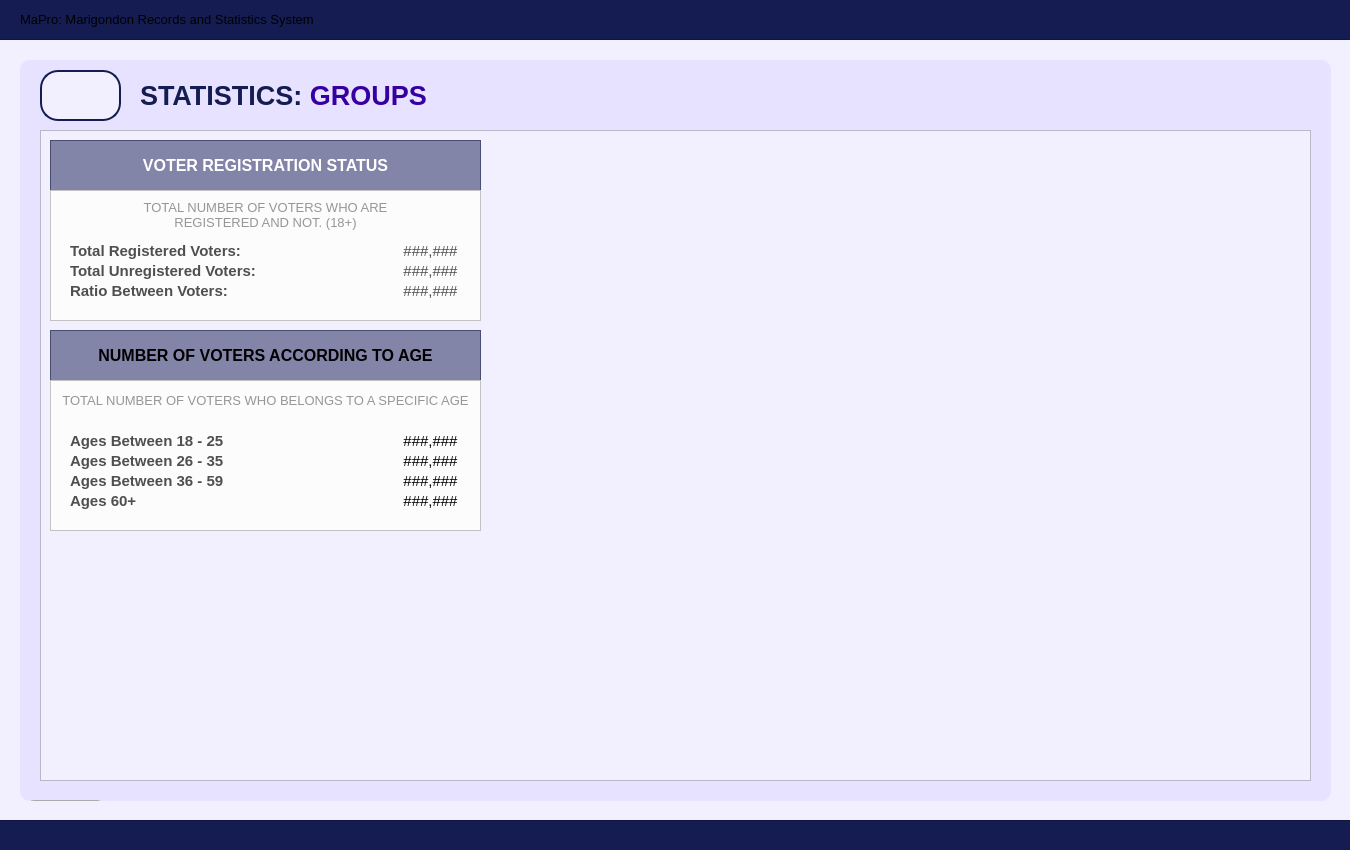
<?xml version="1.0" encoding="UTF-8"?>
<ui version="4.0">
 <class>User_dashboardWidget</class>
 <widget class="QWidget" name="User_dashboardWidget">
  <property name="geometry">
   <rect>
    <x>0</x>
    <y>0</y>
    <width>1350</width>
    <height>850</height>
   </rect>
  </property>
  <property name="sizePolicy">
   <sizepolicy hsizetype="Fixed" vsizetype="Fixed">
    <horstretch>0</horstretch>
    <verstretch>0</verstretch>
   </sizepolicy>
  </property>
  <property name="maximumSize">
   <size>
    <width>1350</width>
    <height>850</height>
   </size>
  </property>
  <property name="windowTitle">
   <string>Form</string>
  </property>
  <property name="styleSheet">
   <string notr="true">#User_dashboardWidget{
	background-color: #f2efff;
}</string>
  </property>
  <widget class="QFrame" name="border_blueLines1">
   <property name="geometry">
    <rect>
     <x>-10</x>
     <y>-1</y>
     <width>1371</width>
     <height>41</height>
    </rect>
   </property>
   <property name="styleSheet">
    <string notr="true">#border_blueLines1{
	background-color: #141c52;
}
</string>
   </property>
   <property name="frameShape">
    <enum>QFrame::Shape::StyledPanel</enum>
   </property>
   <property name="frameShadow">
    <enum>QFrame::Shadow::Raised</enum>
   </property>
   <widget class="QLabel" name="title_bodyDashboardSystemTitle">
    <property name="geometry">
     <rect>
      <x>30</x>
      <y>0</y>
      <width>1301</width>
      <height>41</height>
     </rect>
    </property>
    <property name="font">
     <font>
      <family>Arial</family>
      <pointsize>10</pointsize>
      <bold>false</bold>
     </font>
    </property>
    <property name="styleSheet">
     <string notr="true">#title_bodyDashboardSystemTitle {
	background-color: transparent;
	color: #white;
}
</string>
    </property>
    <property name="text">
     <string>MaPro: Marigondon Records and Statistics System</string>
    </property>
    <property name="alignment">
     <set>Qt::AlignmentFlag::AlignLeading|Qt::AlignmentFlag::AlignLeft|Qt::AlignmentFlag::AlignVCenter</set>
    </property>
   </widget>
  </widget>
  <widget class="QFrame" name="border_blueLines2">
   <property name="geometry">
    <rect>
     <x>-10</x>
     <y>820</y>
     <width>1381</width>
     <height>31</height>
    </rect>
   </property>
   <property name="styleSheet">
    <string notr="true">#border_blueLines2{
	background-color: #141c52;
}
</string>
   </property>
   <property name="frameShape">
    <enum>QFrame::Shape::StyledPanel</enum>
   </property>
   <property name="frameShadow">
    <enum>QFrame::Shadow::Raised</enum>
   </property>
  </widget>
  <widget class="QFrame" name="baseBodyFrame">
   <property name="geometry">
    <rect>
     <x>20</x>
     <y>60</y>
     <width>1311</width>
     <height>741</height>
    </rect>
   </property>
   <property name="styleSheet">
    <string notr="true">#baseBodyFrame {
	background-color: #e7e2ff;
	border: none;
	border-radius: 10px;
}</string>
   </property>
   <property name="frameShape">
    <enum>QFrame::Shape::StyledPanel</enum>
   </property>
   <property name="frameShadow">
    <enum>QFrame::Shadow::Raised</enum>
   </property>
   <widget class="QPushButton" name="logout_buttonLogout_3">
    <property name="geometry">
     <rect>
      <x>10</x>
      <y>740</y>
      <width>71</width>
      <height>31</height>
     </rect>
    </property>
    <property name="font">
     <font>
      <family>Arial</family>
      <pointsize>8</pointsize>
      <bold>true</bold>
     </font>
    </property>
    <property name="cursor">
     <cursorShape>PointingHandCursor</cursorShape>
    </property>
    <property name="styleSheet">
     <string notr="true">#logout_buttonLogout {
    background-color: #bc1c1c;
    color: white;
    border-radius: 5px;
    padding: 10px; /* Optional: Adjusts spacing inside the button */
}
#logout_buttonLogout:hover {
    background-color: #d82020; /* Slightly lighter blue when hovered */
}
#logout_buttonLogout:pressed {
    background-color: #8c1515; /* Darker blue when clicked */
}</string>
    </property>
    <property name="text">
     <string>LOGOUT</string>
    </property>
   </widget>
   <widget class="QLabel" name="title_bodyStatistics">
    <property name="geometry">
     <rect>
      <x>120</x>
      <y>20</y>
      <width>471</width>
      <height>31</height>
     </rect>
    </property>
    <property name="font">
     <font>
      <family>Arial</family>
      <pointsize>20</pointsize>
      <bold>true</bold>
     </font>
    </property>
    <property name="styleSheet">
     <string notr="true">#title_bodyStatistics {
	background-color: transparent;
	color: #141c52;
}
</string>
    </property>
    <property name="text">
     <string>&lt;html&gt;&lt;head/&gt;&lt;body&gt;&lt;p&gt;STATISTICS: &lt;span style=&quot; color:#3600a1;&quot;&gt;GROUPS&lt;/span&gt;&lt;/p&gt;&lt;/body&gt;&lt;/html&gt;</string>
    </property>
   </widget>
   <widget class="QFrame" name="statistics_frameBody">
    <property name="geometry">
     <rect>
      <x>20</x>
      <y>70</y>
      <width>1271</width>
      <height>651</height>
     </rect>
    </property>
    <property name="styleSheet">
     <string notr="true">#statistics_frameBody{
	background-color: #f2efff;
}</string>
    </property>
    <property name="frameShape">
     <enum>QFrame::Shape::StyledPanel</enum>
    </property>
    <property name="frameShadow">
     <enum>QFrame::Shadow::Raised</enum>
    </property>
    <widget class="QFrame" name="table_titleFrameStatistics">
     <property name="geometry">
      <rect>
       <x>10</x>
       <y>10</y>
       <width>431</width>
       <height>51</height>
      </rect>
     </property>
     <property name="styleSheet">
      <string notr="true">#table_titleFrameStatistics{
	background-color: rgba(20, 28, 82, 128)
}
</string>
     </property>
     <property name="frameShape">
      <enum>QFrame::Shape::StyledPanel</enum>
     </property>
     <property name="frameShadow">
      <enum>QFrame::Shadow::Raised</enum>
     </property>
     <widget class="QLabel" name="statistics_labelNote">
      <property name="geometry">
       <rect>
        <x>0</x>
        <y>0</y>
        <width>431</width>
        <height>51</height>
       </rect>
      </property>
      <property name="font">
       <font>
        <family>Arial</family>
        <pointsize>12</pointsize>
        <bold>true</bold>
       </font>
      </property>
      <property name="styleSheet">
       <string notr="true">#statistics_labelNote {
	background-color: transparent;
	color: #FFFFFF;
}
</string>
      </property>
      <property name="text">
       <string>VOTER REGISTRATION STATUS</string>
      </property>
      <property name="alignment">
       <set>Qt::AlignmentFlag::AlignCenter</set>
      </property>
     </widget>
    </widget>
    <widget class="QFrame" name="demo_framePopulationOverview">
     <property name="geometry">
      <rect>
       <x>10</x>
       <y>60</y>
       <width>431</width>
       <height>131</height>
      </rect>
     </property>
     <property name="styleSheet">
      <string notr="true">#demo_framePopulationOverview{
	background-color: #fcfcfc;
}</string>
     </property>
     <property name="frameShape">
      <enum>QFrame::Shape::StyledPanel</enum>
     </property>
     <property name="frameShadow">
      <enum>QFrame::Shadow::Raised</enum>
     </property>
     <widget class="QLabel" name="voter_label_unregistered">
      <property name="geometry">
       <rect>
        <x>20</x>
        <y>70</y>
        <width>201</width>
        <height>21</height>
       </rect>
      </property>
      <property name="font">
       <font>
        <family>Arial</family>
        <pointsize>11</pointsize>
        <bold>true</bold>
       </font>
      </property>
      <property name="styleSheet">
       <string notr="true">#voter_label_unregistered {
	background-color: transparent;
	color: #4f4f4f;
}
</string>
      </property>
      <property name="text">
       <string>Total Unregistered Voters:</string>
      </property>
      <property name="alignment">
       <set>Qt::AlignmentFlag::AlignLeading|Qt::AlignmentFlag::AlignLeft|Qt::AlignmentFlag::AlignVCenter</set>
      </property>
     </widget>
     <widget class="QLabel" name="voter_label_registered">
      <property name="geometry">
       <rect>
        <x>20</x>
        <y>50</y>
        <width>201</width>
        <height>21</height>
       </rect>
      </property>
      <property name="font">
       <font>
        <family>Arial</family>
        <pointsize>11</pointsize>
        <bold>true</bold>
       </font>
      </property>
      <property name="styleSheet">
       <string notr="true">#voter_label_registered {
	background-color: transparent;
	color: #4f4f4f;
}
</string>
      </property>
      <property name="text">
       <string>Total Registered Voters:</string>
      </property>
      <property name="alignment">
       <set>Qt::AlignmentFlag::AlignLeading|Qt::AlignmentFlag::AlignLeft|Qt::AlignmentFlag::AlignVCenter</set>
      </property>
     </widget>
     <widget class="QLabel" name="voter_ratio">
      <property name="geometry">
       <rect>
        <x>350</x>
        <y>90</y>
        <width>61</width>
        <height>21</height>
       </rect>
      </property>
      <property name="font">
       <font>
        <family>Arial</family>
        <pointsize>11</pointsize>
        <bold>false</bold>
       </font>
      </property>
      <property name="styleSheet">
       <string notr="true">#voter_ratio {
	background-color: transparent;
	color: #4f4f4f;
}
</string>
      </property>
      <property name="text">
       <string>###,###</string>
      </property>
      <property name="alignment">
       <set>Qt::AlignmentFlag::AlignCenter</set>
      </property>
     </widget>
     <widget class="QLabel" name="voter_unregistered">
      <property name="geometry">
       <rect>
        <x>350</x>
        <y>70</y>
        <width>61</width>
        <height>21</height>
       </rect>
      </property>
      <property name="font">
       <font>
        <family>Arial</family>
        <pointsize>11</pointsize>
        <bold>false</bold>
       </font>
      </property>
      <property name="styleSheet">
       <string notr="true">#voter_unregistered {
	background-color: transparent;
	color: #4f4f4f;
}
</string>
      </property>
      <property name="text">
       <string>###,###</string>
      </property>
      <property name="alignment">
       <set>Qt::AlignmentFlag::AlignCenter</set>
      </property>
     </widget>
     <widget class="QLabel" name="voter_registered">
      <property name="geometry">
       <rect>
        <x>350</x>
        <y>50</y>
        <width>61</width>
        <height>21</height>
       </rect>
      </property>
      <property name="font">
       <font>
        <family>Arial</family>
        <pointsize>11</pointsize>
        <bold>false</bold>
       </font>
      </property>
      <property name="styleSheet">
       <string notr="true">#voter_registered {
	background-color: transparent;
	color: #4f4f4f;
}
</string>
      </property>
      <property name="text">
       <string>###,###</string>
      </property>
      <property name="alignment">
       <set>Qt::AlignmentFlag::AlignCenter</set>
      </property>
     </widget>
     <widget class="QLabel" name="voter_label_ratio">
      <property name="geometry">
       <rect>
        <x>20</x>
        <y>90</y>
        <width>181</width>
        <height>21</height>
       </rect>
      </property>
      <property name="font">
       <font>
        <family>Arial</family>
        <pointsize>11</pointsize>
        <bold>true</bold>
       </font>
      </property>
      <property name="styleSheet">
       <string notr="true">#voter_label_ratio {
	background-color: transparent;
	color: #4f4f4f;
}
</string>
      </property>
      <property name="text">
       <string>Ratio Between Voters:</string>
      </property>
      <property name="alignment">
       <set>Qt::AlignmentFlag::AlignLeading|Qt::AlignmentFlag::AlignLeft|Qt::AlignmentFlag::AlignVCenter</set>
      </property>
     </widget>
     <widget class="QLabel" name="label_desc2">
      <property name="geometry">
       <rect>
        <x>0</x>
        <y>10</y>
        <width>431</width>
        <height>31</height>
       </rect>
      </property>
      <property name="font">
       <font>
        <family>Arial</family>
        <pointsize>10</pointsize>
       </font>
      </property>
      <property name="styleSheet">
       <string notr="true">#label_desc2{
	color: #969696;
}</string>
      </property>
      <property name="text">
       <string>&lt;html&gt;&lt;head/&gt;&lt;body&gt;&lt;p&gt;TOTAL NUMBER OF VOTERS WHO ARE &lt;br/&gt;REGISTERED AND NOT. (18+)&lt;/p&gt;&lt;/body&gt;&lt;/html&gt;</string>
      </property>
      <property name="alignment">
       <set>Qt::AlignmentFlag::AlignCenter</set>
      </property>
     </widget>
    </widget>
    <widget class="QFrame" name="table_titleFrameStatistics_2">
     <property name="geometry">
      <rect>
       <x>10</x>
       <y>200</y>
       <width>431</width>
       <height>51</height>
      </rect>
     </property>
     <property name="styleSheet">
      <string notr="true">#table_titleFrameStatistics_2{
	background-color: rgba(20, 28, 82, 128)
}
</string>
     </property>
     <property name="frameShape">
      <enum>QFrame::Shape::StyledPanel</enum>
     </property>
     <property name="frameShadow">
      <enum>QFrame::Shadow::Raised</enum>
     </property>
     <widget class="QLabel" name="statistics_labelNote_2">
      <property name="geometry">
       <rect>
        <x>0</x>
        <y>0</y>
        <width>431</width>
        <height>51</height>
       </rect>
      </property>
      <property name="font">
       <font>
        <family>Arial</family>
        <pointsize>12</pointsize>
        <bold>true</bold>
       </font>
      </property>
      <property name="styleSheet">
       <string notr="true">#statistics_labelNote {
	background-color: transparent;
	color: #FFFFFF;
}
</string>
      </property>
      <property name="text">
       <string>NUMBER OF VOTERS ACCORDING TO AGE</string>
      </property>
      <property name="alignment">
       <set>Qt::AlignmentFlag::AlignCenter</set>
      </property>
     </widget>
    </widget>
    <widget class="QFrame" name="demo_framePopulationOverview_2">
     <property name="geometry">
      <rect>
       <x>10</x>
       <y>250</y>
       <width>431</width>
       <height>151</height>
      </rect>
     </property>
     <property name="styleSheet">
      <string notr="true">#demo_framePopulationOverview_2{
	background-color: #fcfcfc;
}</string>
     </property>
     <property name="frameShape">
      <enum>QFrame::Shape::StyledPanel</enum>
     </property>
     <property name="frameShadow">
      <enum>QFrame::Shadow::Raised</enum>
     </property>
     <widget class="QLabel" name="voter_60">
      <property name="geometry">
       <rect>
        <x>350</x>
        <y>110</y>
        <width>61</width>
        <height>21</height>
       </rect>
      </property>
      <property name="font">
       <font>
        <family>Arial</family>
        <pointsize>11</pointsize>
        <bold>false</bold>
       </font>
      </property>
      <property name="styleSheet">
       <string notr="true">#hhd_Of9_Male {
	background-color: transparent;
	color: #4f4f4f;
}
</string>
      </property>
      <property name="text">
       <string>###,###</string>
      </property>
      <property name="alignment">
       <set>Qt::AlignmentFlag::AlignCenter</set>
      </property>
     </widget>
     <widget class="QLabel" name="voter_26_35">
      <property name="geometry">
       <rect>
        <x>350</x>
        <y>70</y>
        <width>61</width>
        <height>21</height>
       </rect>
      </property>
      <property name="font">
       <font>
        <family>Arial</family>
        <pointsize>11</pointsize>
        <bold>false</bold>
       </font>
      </property>
      <property name="styleSheet">
       <string notr="true">#hhd_Of7_Male {
	background-color: transparent;
	color: #4f4f4f;
}
</string>
      </property>
      <property name="text">
       <string>###,###</string>
      </property>
      <property name="alignment">
       <set>Qt::AlignmentFlag::AlignCenter</set>
      </property>
     </widget>
     <widget class="QLabel" name="voter_36_59">
      <property name="geometry">
       <rect>
        <x>350</x>
        <y>90</y>
        <width>61</width>
        <height>21</height>
       </rect>
      </property>
      <property name="font">
       <font>
        <family>Arial</family>
        <pointsize>11</pointsize>
        <bold>false</bold>
       </font>
      </property>
      <property name="styleSheet">
       <string notr="true">#hhd_Of8_Male {
	background-color: transparent;
	color: #4f4f4f;
}
</string>
      </property>
      <property name="text">
       <string>###,###</string>
      </property>
      <property name="alignment">
       <set>Qt::AlignmentFlag::AlignCenter</set>
      </property>
     </widget>
     <widget class="QLabel" name="voter_label_26_35">
      <property name="geometry">
       <rect>
        <x>20</x>
        <y>70</y>
        <width>201</width>
        <height>21</height>
       </rect>
      </property>
      <property name="font">
       <font>
        <family>Arial</family>
        <pointsize>11</pointsize>
        <bold>true</bold>
       </font>
      </property>
      <property name="styleSheet">
       <string notr="true">#voter_label_26_35 {
	background-color: transparent;
	color: #4f4f4f;
}
</string>
      </property>
      <property name="text">
       <string>Ages Between 26 - 35</string>
      </property>
      <property name="alignment">
       <set>Qt::AlignmentFlag::AlignLeading|Qt::AlignmentFlag::AlignLeft|Qt::AlignmentFlag::AlignVCenter</set>
      </property>
     </widget>
     <widget class="QLabel" name="voter_label_36_59">
      <property name="geometry">
       <rect>
        <x>20</x>
        <y>90</y>
        <width>201</width>
        <height>21</height>
       </rect>
      </property>
      <property name="font">
       <font>
        <family>Arial</family>
        <pointsize>11</pointsize>
        <bold>true</bold>
       </font>
      </property>
      <property name="styleSheet">
       <string notr="true">#voter_label_36_59 {
	background-color: transparent;
	color: #4f4f4f;
}
</string>
      </property>
      <property name="text">
       <string>Ages Between 36 - 59</string>
      </property>
      <property name="alignment">
       <set>Qt::AlignmentFlag::AlignLeading|Qt::AlignmentFlag::AlignLeft|Qt::AlignmentFlag::AlignVCenter</set>
      </property>
     </widget>
     <widget class="QLabel" name="voter_label_60">
      <property name="geometry">
       <rect>
        <x>20</x>
        <y>110</y>
        <width>141</width>
        <height>21</height>
       </rect>
      </property>
      <property name="font">
       <font>
        <family>Arial</family>
        <pointsize>11</pointsize>
        <bold>true</bold>
       </font>
      </property>
      <property name="styleSheet">
       <string notr="true">#voter_label_60 {
	background-color: transparent;
	color: #4f4f4f;
}
</string>
      </property>
      <property name="text">
       <string>Ages 60+</string>
      </property>
      <property name="alignment">
       <set>Qt::AlignmentFlag::AlignLeading|Qt::AlignmentFlag::AlignLeft|Qt::AlignmentFlag::AlignVCenter</set>
      </property>
     </widget>
     <widget class="QLabel" name="voter_18_25">
      <property name="geometry">
       <rect>
        <x>350</x>
        <y>50</y>
        <width>61</width>
        <height>21</height>
       </rect>
      </property>
      <property name="font">
       <font>
        <family>Arial</family>
        <pointsize>11</pointsize>
        <bold>false</bold>
       </font>
      </property>
      <property name="styleSheet">
       <string notr="true">#hhd_Of6_Male {
	background-color: transparent;
	color: #4f4f4f;
}
</string>
      </property>
      <property name="text">
       <string>###,###</string>
      </property>
      <property name="alignment">
       <set>Qt::AlignmentFlag::AlignCenter</set>
      </property>
     </widget>
     <widget class="QLabel" name="voter_label_18_25">
      <property name="geometry">
       <rect>
        <x>20</x>
        <y>50</y>
        <width>201</width>
        <height>21</height>
       </rect>
      </property>
      <property name="font">
       <font>
        <family>Arial</family>
        <pointsize>11</pointsize>
        <bold>true</bold>
       </font>
      </property>
      <property name="styleSheet">
       <string notr="true">#voter_label_18_25 {
	background-color: transparent;
	color: #4f4f4f;
}
</string>
      </property>
      <property name="text">
       <string>Ages Between 18 - 25</string>
      </property>
      <property name="alignment">
       <set>Qt::AlignmentFlag::AlignLeading|Qt::AlignmentFlag::AlignLeft|Qt::AlignmentFlag::AlignVCenter</set>
      </property>
     </widget>
     <widget class="QLabel" name="label_desc2_2">
      <property name="geometry">
       <rect>
        <x>0</x>
        <y>10</y>
        <width>431</width>
        <height>20</height>
       </rect>
      </property>
      <property name="font">
       <font>
        <family>Arial</family>
        <pointsize>10</pointsize>
       </font>
      </property>
      <property name="styleSheet">
       <string notr="true">#label_desc2_2{
	color: #969696;
}</string>
      </property>
      <property name="text">
       <string>TOTAL NUMBER OF VOTERS WHO BELONGS TO A SPECIFIC AGE</string>
      </property>
      <property name="alignment">
       <set>Qt::AlignmentFlag::AlignCenter</set>
      </property>
     </widget>
    </widget>
   </widget>
   <widget class="QToolButton" name="btn_returnToStatisticsPage">
    <property name="geometry">
     <rect>
      <x>20</x>
      <y>10</y>
      <width>81</width>
      <height>51</height>
     </rect>
    </property>
    <property name="styleSheet">
     <string notr="true">#btn_returnToStatisticsPage {
    background-color: #f2efff;
    color: #141c52;
	border: 2px solid #141c52; 
	border-radius: 18px;
	text-align: left;
    padding: 10px; /* Optional: Adjusts spacing inside the button */
}
#btn_returnToStatisticsPage:hover {
    background-color: #fdfdff; /* Slightly lighter blue when hovered */
}
#btn_returnToStatisticsPage:pressed {
    background-color: #e7e5f4; /* Darker blue when clicked */
}

</string>
    </property>
    <property name="text">
     <string/>
    </property>
    <property name="icon">
     <iconset>
      <normaloff>../../../Assets/FuncIcons/img_return.png</normaloff>../../../Assets/FuncIcons/img_return.png</iconset>
    </property>
    <property name="iconSize">
     <size>
      <width>25</width>
      <height>25</height>
     </size>
    </property>
   </widget>
  </widget>
 </widget>
 <resources/>
 <connections/>
</ui>
